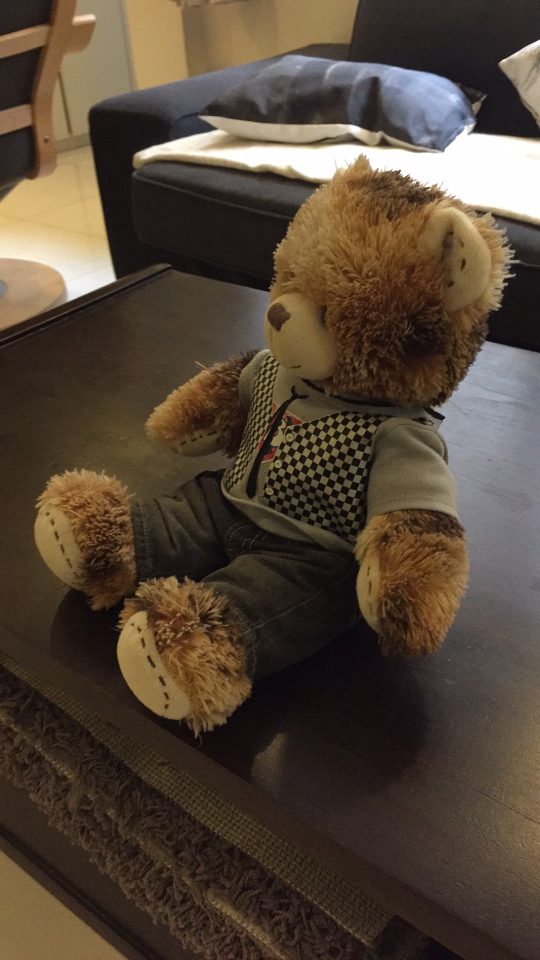
#> input picture templates/images/bear/6.jpg, 1080 x 1920 px, found by its file name (shown at 1/2 size)
$ python segmentation.py
#> lines starting #> are read from the running program, lines starting #| are printed output that depends on the picture
import cv2
import numpy as np
import matplotlib.pyplot as plt

img = cv2.imread('6.jpg')
#> img is the input picture: shape (1920, 1080, 3); mean B, G, R 55.5, 69.9, 84
mask = np.zeros(img.shape[:2], np.uint8)

bgdModel = np.zeros((1,65), np.float64)
fgdModel = np.zeros((1,65), np.float64)

rect = (0,0,600,400)
# cv2.rectangle(img,(450,0),(1000,720),(0,255,0),5)

cv2.grabCut(img,mask,rect,bgdModel,fgdModel,5,cv2.GC_INIT_WITH_RECT)

mask2 = np.where((mask==2)|(mask==0),0,1).astype('uint8')
img = img*mask2[:,:,np.newaxis]
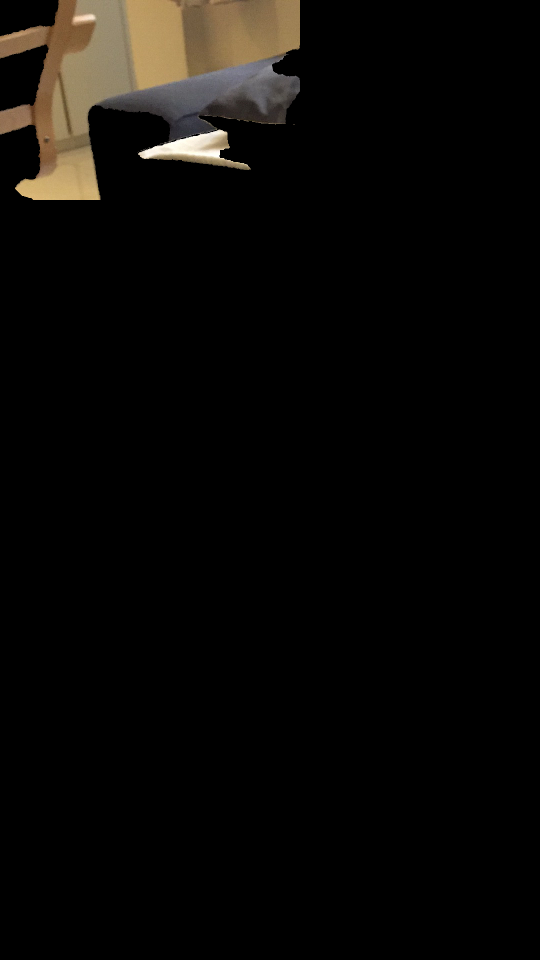
#> img: shape (1920, 1080, 3) (shown at 1/2 size); mean B, G, R 6.8, 9, 10.6
plt.imshow(img),plt.colorbar(),plt.show()
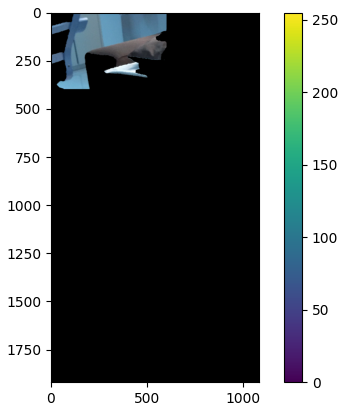
#> figure drawn by matplotlib, 2 panels; B, G, R data is drawn as R, G, B

$ run again, with templates/images/bear/1.jpg copied over templates/images/bear/6.jpg
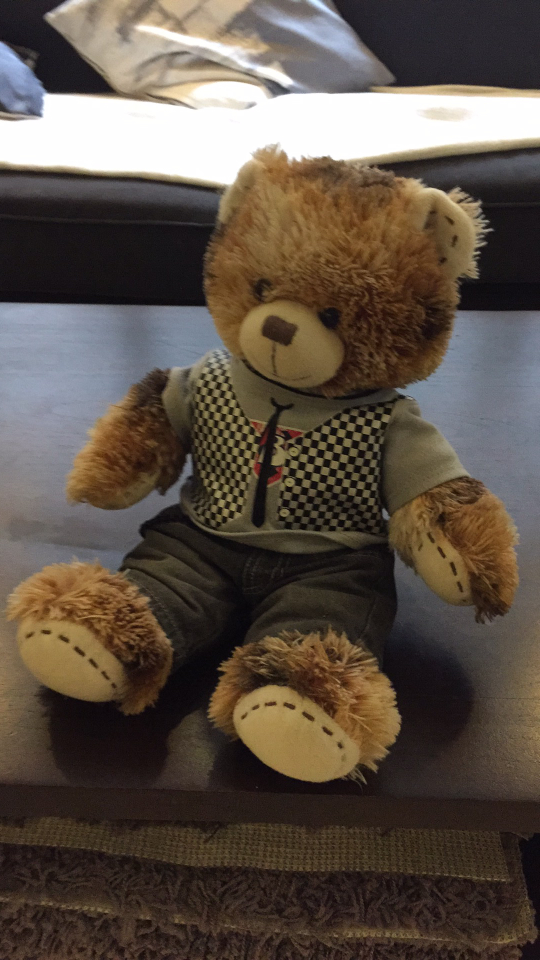
#> input picture templates/images/bear/1.jpg, 1080 x 1920 px, found by its file name (shown at 1/2 size)
#> img is the input picture: shape (1920, 1080, 3); mean B, G, R 70.5, 80.9, 92.4
#> `img = img*mask2[:,:,np.newaxis]`:
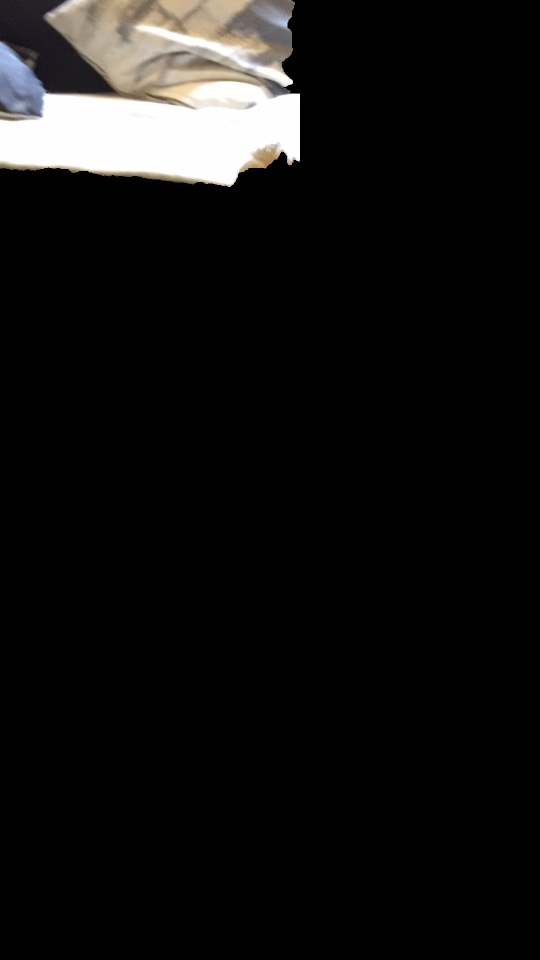
#> img: shape (1920, 1080, 3) (shown at 1/2 size); mean B, G, R 17.4, 18, 18.6
#> `plt.imshow(img),plt.colorbar(),plt.show()`:
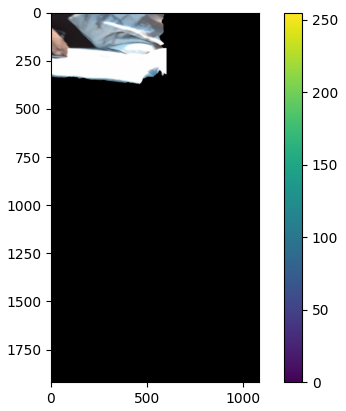
#> figure drawn by matplotlib, 2 panels; B, G, R data is drawn as R, G, B

$ run again, with templates/images/bear/10.jpg copied over templates/images/bear/6.jpg
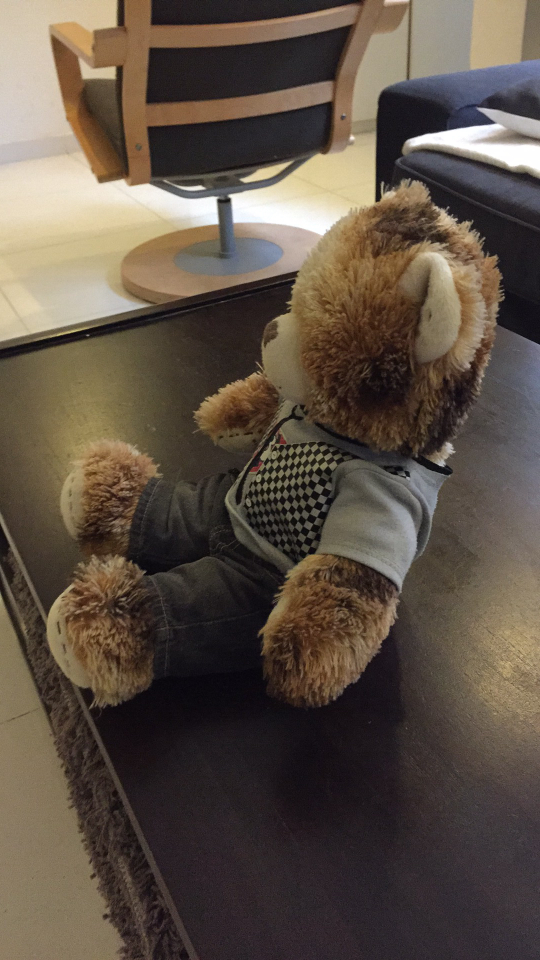
#> input picture templates/images/bear/10.jpg, 1080 x 1920 px, found by its file name (shown at 1/2 size)
#> img is the input picture: shape (1920, 1080, 3); mean B, G, R 69.8, 81.4, 93.6
#> `img = img*mask2[:,:,np.newaxis]`:
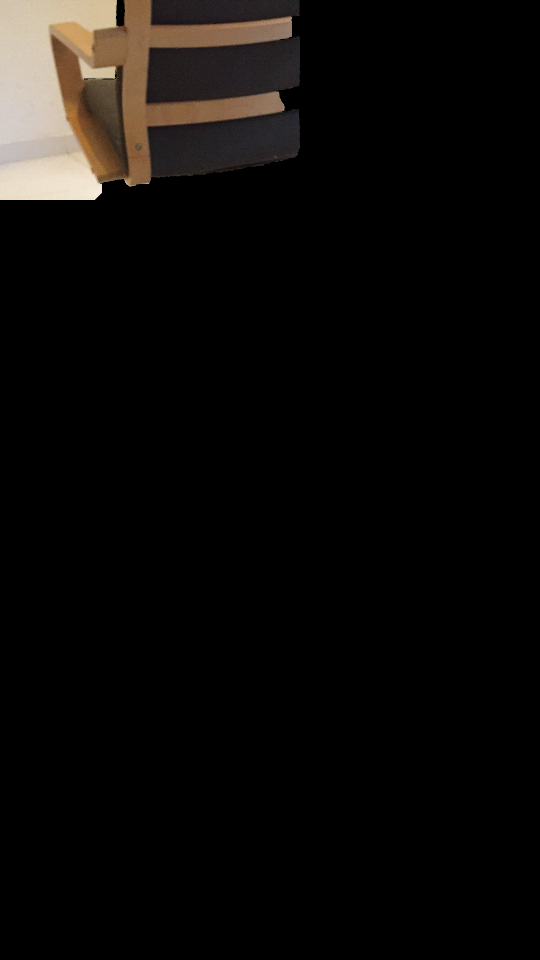
#> img: shape (1920, 1080, 3) (shown at 1/2 size); mean B, G, R 9.2, 10.9, 12.7
#> `plt.imshow(img),plt.colorbar(),plt.show()`:
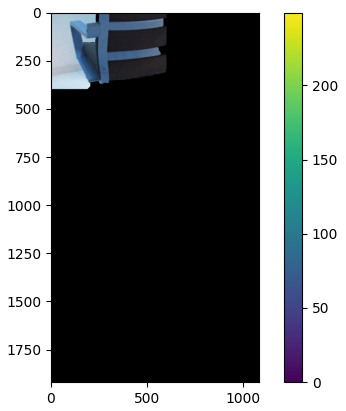
#> figure drawn by matplotlib, 2 panels; B, G, R data is drawn as R, G, B

$ run again, with templates/images/bear/11.jpg copied over templates/images/bear/6.jpg
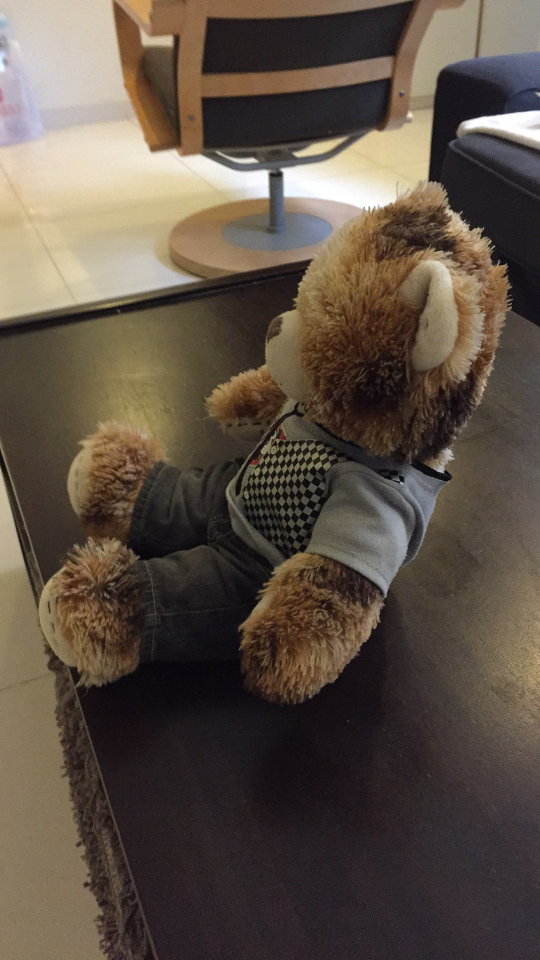
#> input picture templates/images/bear/11.jpg, 1080 x 1920 px, found by its file name (shown at 1/2 size)
#> img is the input picture: shape (1920, 1080, 3); mean B, G, R 69.7, 81, 93.2
#> `img = img*mask2[:,:,np.newaxis]`:
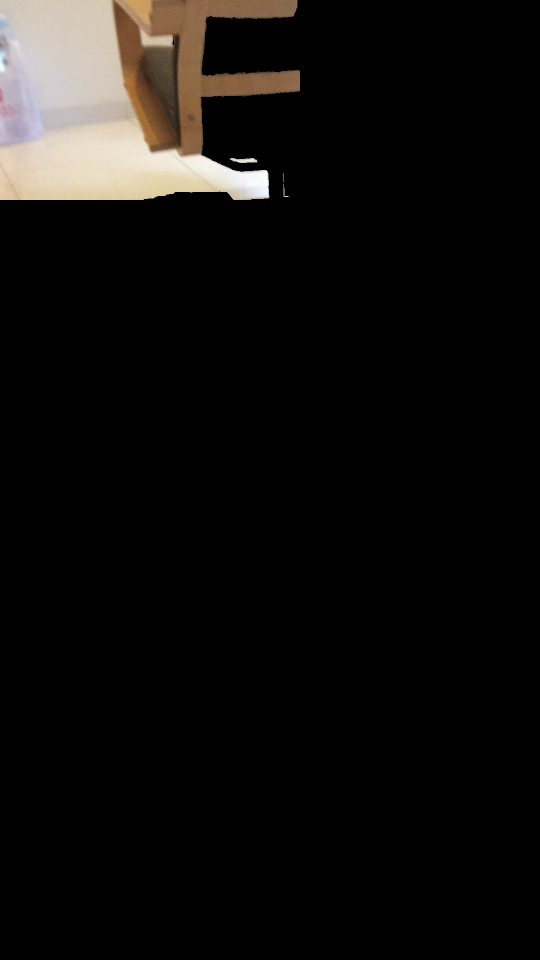
#> img: shape (1920, 1080, 3) (shown at 1/2 size); mean B, G, R 13.3, 15, 16.6
#> `plt.imshow(img),plt.colorbar(),plt.show()`:
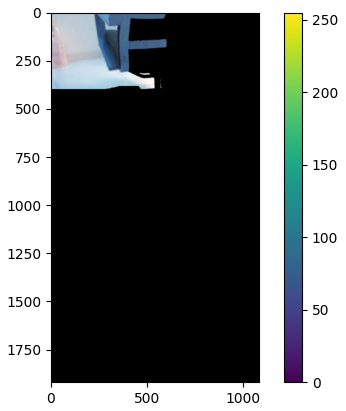
#> figure drawn by matplotlib, 2 panels; B, G, R data is drawn as R, G, B
